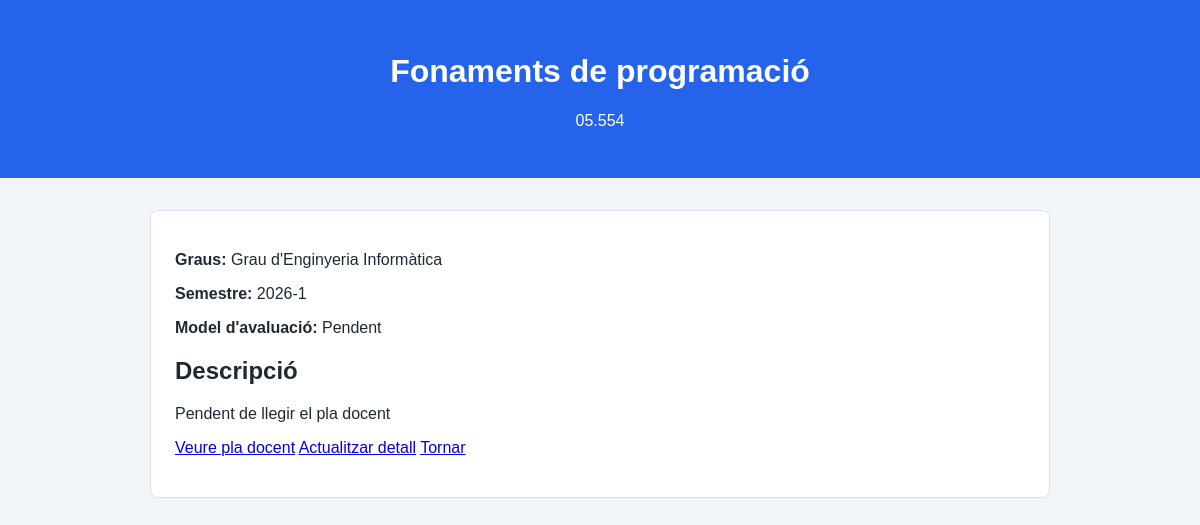
Before: /assignatura/05.554 with the older database file.
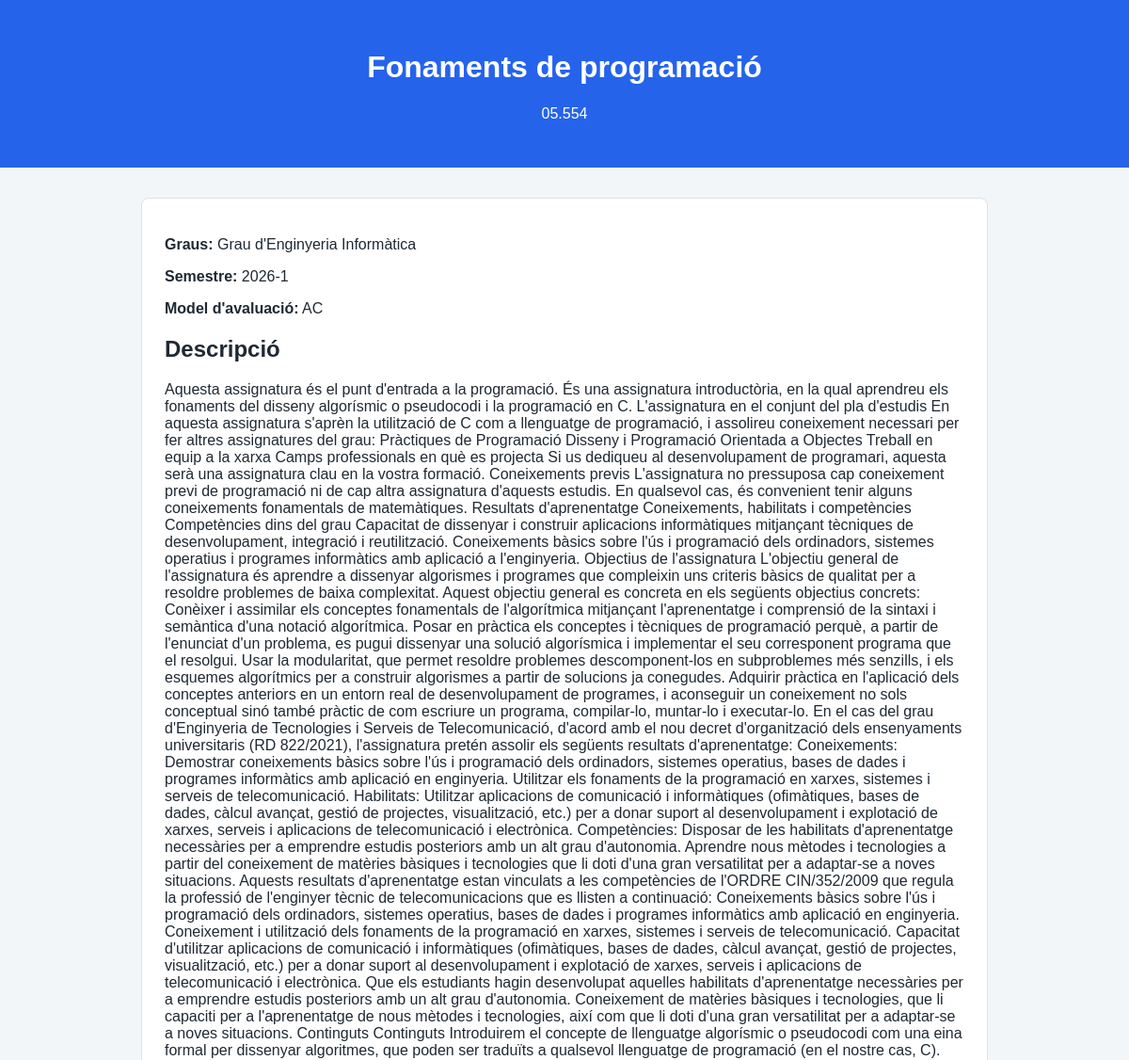
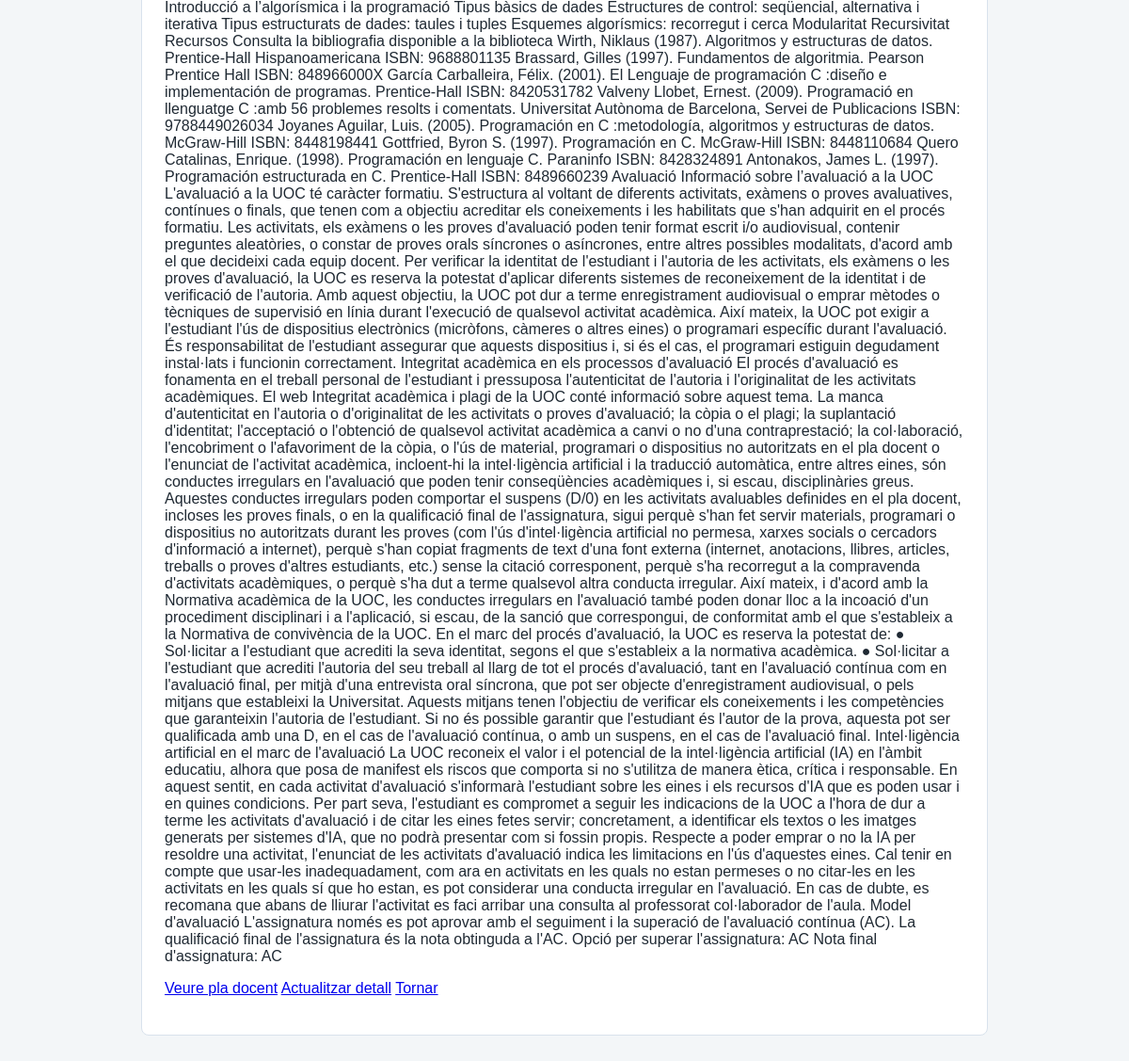
After: the same page with the newer database file (2 pictures, top to bottom).
### tables this page shows
CREATE TABLE assignatures (
            id INTEGER PRIMARY KEY AUTOINCREMENT,
            codi TEXT NOT NULL,
            titol TEXT NOT NULL,
            semestre TEXT NOT NULL,
            model_avaluacio TEXT,
            descripcio TEXT,
            url TEXT            
        );

### app.py (the view)
@aplicacio.route('/assignatura/<codi>')
def veure_assignatura(codi):
    assignatura = obtenir_assignatura_codi(codi)
    return render_template('assignatura.html', assignatura=assignatura)

### base_dades.py (called while the page is built)
def obtenir_connexio():
    connexio = sqlite3.connect(ruta_base_dades)
    connexio.row_factory = sqlite3.Row
    return connexio

### templates/assignatura.html (shortened to what this page needs)
<!DOCTYPE html>
<html lang="ca">
<head>
    <link rel="stylesheet" href="{{ url_for('static', filename='estil.css') }}">
</head>
<body>
    <header class="capçalera">
        <h1>{{ assignatura.titol }}</h1>
        <p>{{ assignatura.codi }}</p>
    </header>
    <main class="contingut">
        <section class="targeta">
            <p><strong>Graus:</strong> {{ assignatura.graus  }}</p>
            <p><strong>Semestre:</strong> {{ assignatura.semestre }}</p>
            <p><strong>Model d'avaluació:</strong> {{ assignatura.model_avaluacio }}</p>
            <h2>Descripció</h2>
            <p>{{ assignatura.descripcio }}</p>
            <p>
                <a class="boto" href="{{ assignatura.url }}" target="_blank">Veure pla docent</a>
                <a class="boto" href="/actualitzar-detall/{{ assignatura.codi }}">Actualitzar detall</a>
                <a class="boto" href="/assignatures">Tornar</a>
            </p>
        </section>
    </main>
</body>
</html>

Changed rows visible on the page:
changed assignatures "Fonaments de programació": model_avaluacio "Pendent" → (not shown); descripcio "Pendent de llegir el pla docent" → (not shown)
Other visible differences:
{{ assignatura.model_avaluacio }}: (not shown) → "AC"
{{ assignatura.descripcio }}: (not shown) → "Aquesta assignatura és el punt d'entrada a la programació. És una assignatura introductòria, en la qual aprendreu els fonaments del disseny algorísmic o pseudocodi i la programació en C. L'assignatura en el conjunt del pla d'estudis En aquesta assignatura s'aprèn la utilització de C com a llenguatge de programació, i assolireu coneixement necessari per fer altres assignatures del grau: Pràctiques de Programació Disseny i Programació Orientada a Objectes Treball en equip a la xarxa Camps professionals en què es projecta Si us dediqueu al desenvolupament de programari, aquesta serà una assignatura clau en la vostra formació. Coneixements previs L'assignatura no pressuposa cap coneixement…"
